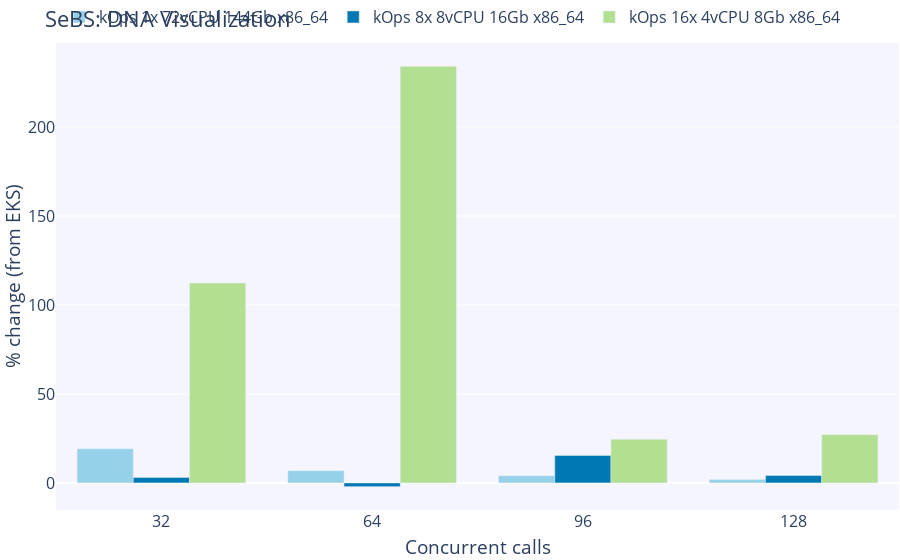

Source (notebook cell):
### Code cell
fig = go.Figure()

# Add figure title
fig.update_layout(
    barmode='group',
    legend=dict(
        orientation="h",
        yanchor="bottom",
        y=1.02,
        xanchor="center",
        x=0.47
    ),
    margin=dict(
        t=0,
        b=1,
        l=1,
        r=1,
        autoexpand=True
    ),
    font=dict(
        size=16
    ),
    title={
        'text': "SeBS: DNA Visualization",
        'y':0.98,
        'yanchor': 'top'},
    xaxis_title_text='Concurrent calls',
    yaxis_title_text='% change (from EKS)',
    plot_bgcolor=bgColor
)

data=[]
for i, k in enumerate(list(clusters.keys())[:-1], start=0):
    y_data=[]
    for c in concurrent_calls:
        kops_mean=sebs_df[k]['dna'][c]['runtime'].mean()
        eks_mean=sebs_df['EKS 8x 8vCPU 16Gb x86_64']['dna'][c]['runtime'].mean()
        percent_change=(kops_mean - eks_mean) * 100 / eks_mean
        y_data.append(percent_change)
    fig.add_trace(go.Bar(name=k, x=concurrent_calls, y=y_data, marker_color=colorPallet[i]))

fig.show()

# Save graph
if not os.path.exists("graphs"):
    os.mkdir("graphs")
fig.write_image("graphs/sebs_dna_percentage_difference.png", width=baseFigureWidth, height=baseFigureHeight)

### Figure 1 — Plotly figure (JSON) as saved in the notebook; plotly's stock layout.template omitted (floating-point values rounded to 4 significant figures)
{"data": [{"marker": {"color": "rgba(151, 209, 233, 255)"}, "name": "kOps 1x 72vCPU 144Gb x86_64", "type": "bar", "x": [32, 64, 96, 128], "y": [19.2, 6.884, 4.089, 1.862]}, {"marker": {"color": "rgba(0, 120, 179, 255)"}, "name": "kOps 8x 8vCPU 16Gb x86_64", "type": "bar", "x": [32, 64, 96, 128], "y": [3.095, -2.102, 15.42, 4.14]}, {"marker": {"color": "rgba(179, 223, 146, 255)"}, "name": "kOps 16x 4vCPU 8Gb x86_64", "type": "bar", "x": [32, 64, 96, 128], "y": [112.4, 234.1, 24.55, 27.08]}], "layout": {"barmode": "group", "font": {"size": 16}, "legend": {"orientation": "h", "x": 0.47, "xanchor": "center", "y": 1.02, "yanchor": "bottom"}, "margin": {"autoexpand": true, "b": 1, "l": 1, "r": 1, "t": 0}, "plot_bgcolor": "rgba(245,245,255,255)", "title": {"text": "SeBS: DNA Visualization", "y": 0.98, "yanchor": "top"}, "xaxis": {"autorange": true, "range": [16, 144], "title": {"text": "Concurrent calls"}, "type": "linear"}, "yaxis": {"autorange": true, "range": [-15.22, 247.2], "title": {"text": "% change (from EKS)"}, "type": "linear"}}}
